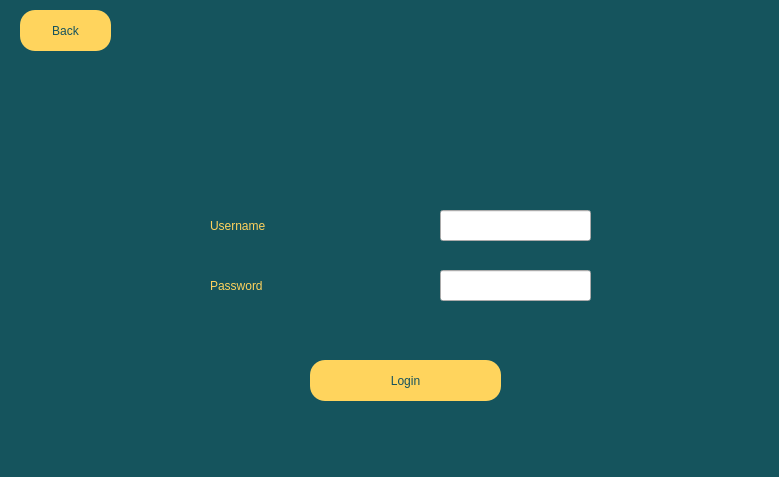
<?xml version="1.0" encoding="UTF-8"?>
<ui version="4.0">
 <class>Form</class>
 <widget class="QWidget" name="Form">
  <property name="geometry">
   <rect>
    <x>0</x>
    <y>0</y>
    <width>779</width>
    <height>477</height>
   </rect>
  </property>
  <property name="windowTitle">
   <string>Form</string>
  </property>
  <widget class="Line" name="line">
   <property name="geometry">
    <rect>
     <x>-800</x>
     <y>0</y>
     <width>1581</width>
     <height>481</height>
    </rect>
   </property>
   <property name="styleSheet">
    <string notr="true">background-color: rgb(21, 82, 93);
background-color: rgb(21, 84, 93);</string>
   </property>
   <property name="orientation">
    <enum>Qt::Vertical</enum>
   </property>
  </widget>
  <widget class="QLabel" name="label">
   <property name="geometry">
    <rect>
     <x>280</x>
     <y>0</y>
     <width>191</width>
     <height>201</height>
    </rect>
   </property>
   <property name="styleSheet">
    <string notr="true">background-image: url(:/logo/logo3_1.png);</string>
   </property>
   <property name="text">
    <string/>
   </property>
   <property name="pixmap">
    <pixmap>:/logo/logo3_1.png</pixmap>
   </property>
   <property name="scaledContents">
    <bool>true</bool>
   </property>
  </widget>
  <widget class="QLabel" name="label_3">
   <property name="geometry">
    <rect>
     <x>210</x>
     <y>200</y>
     <width>111</width>
     <height>51</height>
    </rect>
   </property>
   <property name="styleSheet">
    <string notr="true">color: rgb(255, 210, 93);
font: 75 18pt &quot;Goudy Old Style&quot;;</string>
   </property>
   <property name="text">
    <string>Username</string>
   </property>
  </widget>
  <widget class="QLabel" name="label_4">
   <property name="geometry">
    <rect>
     <x>210</x>
     <y>260</y>
     <width>111</width>
     <height>51</height>
    </rect>
   </property>
   <property name="styleSheet">
    <string notr="true">color: rgb(255, 210, 93);
font: 75 18pt &quot;Goudy Old Style&quot;;</string>
   </property>
   <property name="text">
    <string>Password</string>
   </property>
  </widget>
  <widget class="QLineEdit" name="lineEdit">
   <property name="geometry">
    <rect>
     <x>440</x>
     <y>210</y>
     <width>151</width>
     <height>31</height>
    </rect>
   </property>
   <property name="styleSheet">
    <string notr="true">font: 75 14pt &quot;Goudy Old Style&quot;;</string>
   </property>
  </widget>
  <widget class="QLineEdit" name="lineEdit_2">
   <property name="geometry">
    <rect>
     <x>440</x>
     <y>270</y>
     <width>151</width>
     <height>31</height>
    </rect>
   </property>
   <property name="styleSheet">
    <string notr="true">font: 75 14pt &quot;Goudy Old Style&quot;;</string>
   </property>
  </widget>
  <widget class="QPushButton" name="Login_btn">
   <property name="geometry">
    <rect>
     <x>310</x>
     <y>360</y>
     <width>191</width>
     <height>41</height>
    </rect>
   </property>
   <property name="styleSheet">
    <string notr="true">font: italic 18pt &quot;Goudy Old Style&quot;;
background-color: rgb(255, 212, 93);
color: rgb(21, 82, 93);
border-radius: 15px;</string>
   </property>
   <property name="text">
    <string>Login</string>
   </property>
  </widget>
  <widget class="QPushButton" name="Login_btn_2">
   <property name="geometry">
    <rect>
     <x>20</x>
     <y>10</y>
     <width>91</width>
     <height>41</height>
    </rect>
   </property>
   <property name="styleSheet">
    <string notr="true">font: italic 18pt &quot;Goudy Old Style&quot;;
background-color: rgb(255, 212, 93);
color: rgb(21, 82, 93);
border-radius: 15px;</string>
   </property>
   <property name="text">
    <string>Back</string>
   </property>
  </widget>
 </widget>
 <resources>
  <include location="../Resource/company_logo_blue.qrc"/>
  <include location="../Resource/company_logo_blue.qrc"/>
 </resources>
 <connections/>
</ui>
